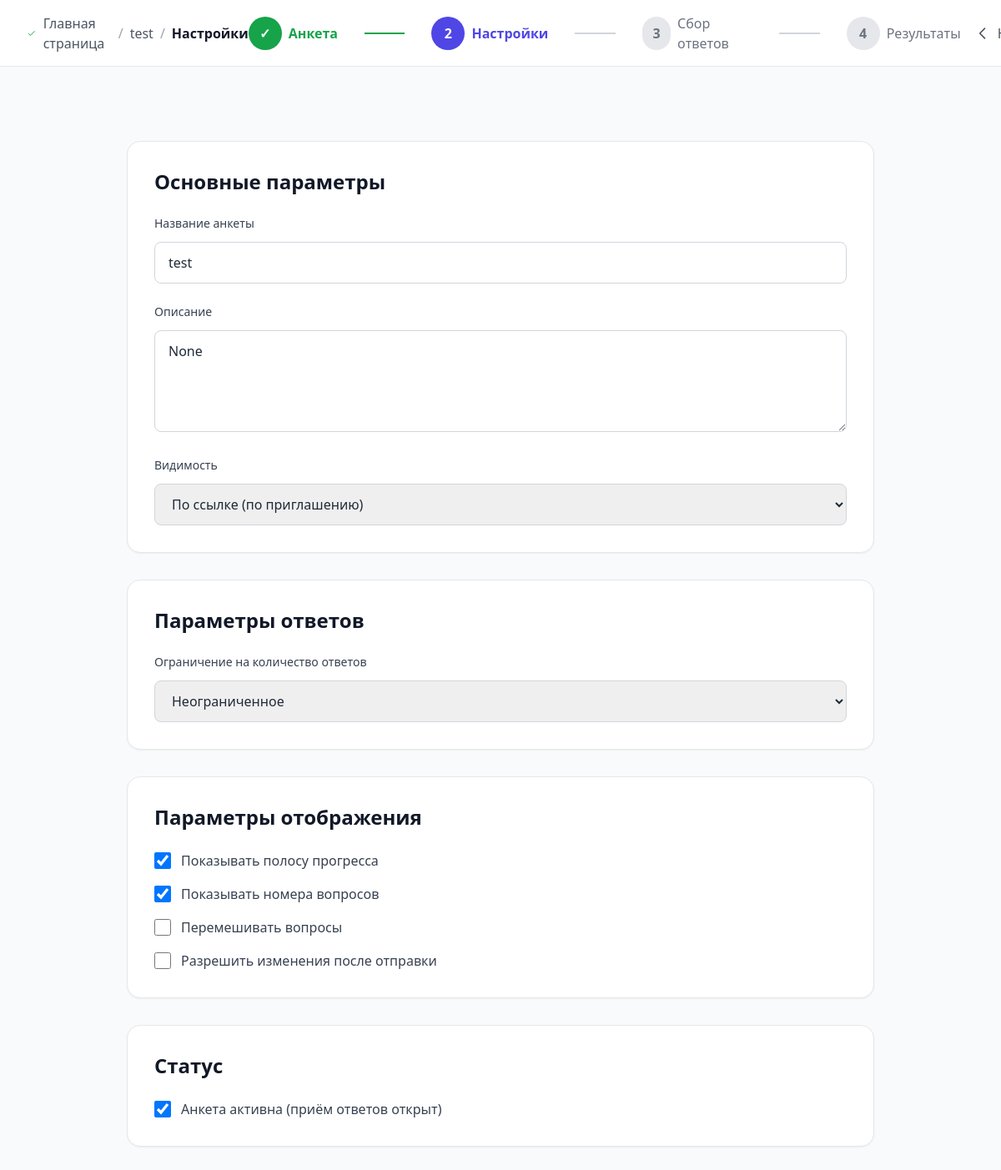
The app's page /survey/12/settings/ (signed in) with its own data.
### polls/models.py (models this page shows, shortened)
class Survey(models.Model):
    VISIBILITY_CHOICES = [
        ('private', 'Приватная'),
        ('link', 'По ссылке'),
        ('public', 'Публичная'),
    ]
    RESPONSE_CHOICES = [
        ('unlimited', 'Неограниченное'),
        ('limited', 'Ограниченное количество'),
        ('date_limit', 'До определённой даты'),
    ]
    author = models.ForeignKey(User, on_delete=models.CASCADE, related_name="surveys")
    name = models.CharField(max_length=255, verbose_name="Название анкеты")
    description = models.TextField(blank=True, null=True, verbose_name="Описание анкеты")
    survey_type = models.CharField(max_length=50, default='custom', verbose_name="Тип анкеты")
    state_json = models.JSONField(blank=True, null=True, verbose_name="Структура анкеты")
    visibility = models.CharField(max_length=20, choices=VISIBILITY_CHOICES, default='link', verbose_name="Видимость")
    response_type = models.CharField(max_length=20, choices=RESPONSE_CHOICES, default='unlimited', verbose_name="Ограничение ответов")
    response_limit = models.IntegerField(blank=True, null=True, verbose_name="Максимум ответов")
    response_deadline = models.DateTimeField(blank=True, null=True, verbose_name="Крайний срок")
    show_progress_bar = models.BooleanField(default=True, verbose_name="Показывать прогресс")
    show_question_numbers = models.BooleanField(default=True, verbose_name="Показывать номера вопросов")
    shuffle_questions = models.BooleanField(default=False, verbose_name="Перемешивать вопросы")
    allow_edit_after_submit = models.BooleanField(default=False, verbose_name="Разрешить изменения после отправки")
    is_active = models.BooleanField(default=True, verbose_name="Активна")
    created_at = models.DateTimeField(auto_now_add=True, verbose_name="Дата создания")
    updated_at = models.DateTimeField(auto_now=True, verbose_name="Дата обновления")
    class Meta:
        verbose_name = "Анкета"
        verbose_name_plural = "Анкеты"
        ordering = ['-created_at']

### polls/views.py (the view, shortened to what this page needs)
# urls.py: path('survey/<int:survey_id>/settings/', views.survey_settings, name='survey_settings'),
@login_required
@ensure_csrf_cookie
def survey_settings(request, survey_id):
    survey = get_object_or_404(Survey, id=survey_id, author=request.user)
    context = {
        'survey': survey,
        'survey_json': json.dumps({
            'id': survey.id,
            'name': survey.name,
            'description': survey.description,
            'visibility': survey.visibility,
            'response_type': survey.response_type,
            'response_limit': survey.response_limit,
            'response_deadline': survey.response_deadline,
            'show_progress_bar': survey.show_progress_bar,
            'show_question_numbers': survey.show_question_numbers,
            'shuffle_questions': survey.shuffle_questions,
            'allow_edit_after_submit': survey.allow_edit_after_submit,
            'is_active': survey.is_active,
        }, ensure_ascii=False)
    }
    return render(request, 'polls/survey_settings.html', context)

### polls/templates/polls/survey_settings.html (shortened to what this page needs)
{% extends "polls/base.html" %}
{% load static %}
{% block extra_css %}
<link rel="stylesheet" href="{% static 'polls/css/survey_builder.css' %}">
{% endblock %}
{% block content %}
<div class="fixed top-0 left-0 right-0 bg-white border-b z-40 h-20 flex items-center justify-between px-8">
  <div class="flex items-center gap-2 text-base">
    <svg class="w-5 h-5 text-green-600" fill="none" stroke="currentColor" viewBox="0 0 24 24">
      <path stroke-linecap="round" stroke-linejoin="round" stroke-width="2" d="M5 13l4 4L19 7"></path>
    </svg>
    <a href="{% url 'index' %}" class="text-gray-600 hover:text-indigo-600 transition">Главная страница</a>
    <span class="text-gray-400">/</span>
    <a href="{% url 'survey_edit' survey.id %}" class="text-gray-600 hover:text-indigo-600 transition">{{ survey.name }}</a>
    <span class="text-gray-400">/</span>
    <span class="text-gray-900 font-semibold">Настройки</span>
  </div>
  <div class="flex items-center gap-8">
    <div class="flex items-center gap-2">
      <div class="w-10 h-10 rounded-full bg-green-600 text-white flex items-center justify-center text-base font-semibold">✓</div>
      <a href="{% url 'survey_edit' survey.id %}" class="text-base font-semibold text-green-600 hover:text-green-700 transition">Анкета</a>
    </div>
    <div class="w-14 h-0.5 bg-green-600"></div>
    <div class="flex items-center gap-2">
      <div class="w-10 h-10 rounded-full bg-indigo-600 text-white flex items-center justify-center text-base font-semibold">2</div>
      <span class="text-base font-semibold text-indigo-600">Настройки</span>
    </div>
    <div class="w-14 h-0.5 bg-gray-300"></div>
    <div class="flex items-center gap-2">
      <div class="w-10 h-10 rounded-full bg-gray-200 text-gray-500 flex items-center justify-center text-base font-semibold">3</div>
      <a href="{% url 'survey_responses' survey.id %}" class="text-base text-gray-500 hover:text-indigo-600 transition">Сбор ответов</a>
    </div>
    <div class="w-14 h-0.5 bg-gray-300"></div>
    <div class="flex items-center gap-2">
      <div class="w-10 h-10 rounded-full bg-gray-200 text-gray-500 flex items-center justify-center text-base font-semibold">4</div>
      <a href="{% url 'survey_results' survey.id %}" class="text-base text-gray-500 hover:text-indigo-600 transition">Результаты</a>
    </div>
  </div>
  <div class="flex items-center gap-3">
    <a href="{% url 'survey_edit' survey.id %}" class="flex items-center gap-2 px-4 py-2 text-base text-gray-600 hover:bg-gray-100 rounded-lg transition">
      <svg class="w-5 h-5" fill="none" stroke="currentColor" viewBox="0 0 24 24">
        <path stroke-linecap="round" stroke-linejoin="round" stroke-width="2" d="M15 19l-7-7 7-7"></path>
      </svg>
      <span>Назад</span>
    </a>
  </div>
</div>
<div class="pt-20 min-h-screen bg-gray-50 p-8">
  <div class="max-w-4xl mx-auto">
    <div class="space-y-8">
      <div class="bg-white rounded-2xl p-8 shadow-sm border border-gray-200">
        <h2 class="text-2xl font-semibold text-gray-900 mb-6">Основные параметры</h2>
        <div class="space-y-6">
          <div>
            <label class="block text-sm font-medium text-gray-700 mb-3">Название анкеты</label>
            <input type="text" id="surveyName" class="w-full px-4 py-3 border border-gray-300 rounded-lg focus:ring-2 focus:ring-indigo-500 focus:border-transparent transition" value="{{ survey.name }}">
          </div>
          <div>
            <label class="block text-sm font-medium text-gray-700 mb-3">Описание</label>
            <textarea id="surveyDescription" rows="4" class="w-full px-4 py-3 border border-gray-300 rounded-lg focus:ring-2 focus:ring-indigo-500 focus:border-transparent transition">{{ survey.description }}</textarea>
          </div>
          <div>
            <label class="block text-sm font-medium text-gray-700 mb-3">Видимость</label>
            <select id="visibility" class="w-full px-4 py-3 border border-gray-300 rounded-lg focus:ring-2 focus:ring-indigo-500 focus:border-transparent transition">
              <option value="link" {% if survey.visibility == 'link' %}selected{% endif %}>По ссылке (по приглашению)</option>
            </select>
          </div>
        </div>
      </div>
      <div class="bg-white rounded-2xl p-8 shadow-sm border border-gray-200">
        <h2 class="text-2xl font-semibold text-gray-900 mb-6">Параметры ответов</h2>
        <div class="space-y-6">
          <div>
            <label class="block text-sm font-medium text-gray-700 mb-3">Ограничение на количество ответов</label>
            <select id="responseType" class="w-full px-4 py-3 border border-gray-300 rounded-lg focus:ring-2 focus:ring-indigo-500 focus:border-transparent transition">
              <option value="unlimited" {% if survey.response_type == 'unlimited' %}selected{% endif %}>Неограниченное</option>
            </select>
          </div>
        </div>
      </div>
      <div class="bg-white rounded-2xl p-8 shadow-sm border border-gray-200">
        <h2 class="text-2xl font-semibold text-gray-900 mb-6">Параметры отображения</h2>
        <div class="space-y-6">
          <div class="space-y-4">
            <label class="flex items-center cursor-pointer">
              <input type="checkbox" id="showProgressBar" class="w-5 h-5 rounded border-gray-300 text-indigo-600 focus:ring-indigo-500"
                {% if survey.show_progress_bar %}checked{% endif %}>
              <span class="ml-3 text-base text-gray-700">Показывать полосу прогресса</span>
            </label>
            <label class="flex items-center cursor-pointer">
              <input type="checkbox" id="showQuestionNumbers" class="w-5 h-5 rounded border-gray-300 text-indigo-600 focus:ring-indigo-500"
                {% if survey.show_question_numbers %}checked{% endif %}>
              <span class="ml-3 text-base text-gray-700">Показывать номера вопросов</span>
            </label>
            <label class="flex items-center cursor-pointer">
              <input type="checkbox" id="shuffleQuestions" class="w-5 h-5 rounded border-gray-300 text-indigo-600 focus:ring-indigo-500"
                {% if survey.shuffle_questions %}checked{% endif %}>
              <span class="ml-3 text-base text-gray-700">Перемешивать вопросы</span>
            </label>
            <label class="flex items-center cursor-pointer">
              <input type="checkbox" id="allowEditAfterSubmit" class="w-5 h-5 rounded border-gray-300 text-indigo-600 focus:ring-indigo-500"
                {% if survey.allow_edit_after_submit %}checked{% endif %}>
              <span class="ml-3 text-base text-gray-700">Разрешить изменения после отправки</span>
            </label>
          </div>
        </div>
      </div>
      <div class="bg-white rounded-2xl p-8 shadow-sm border border-gray-200">
        <h2 class="text-2xl font-semibold text-gray-900 mb-6">Статус</h2>
        <div class="space-y-6">
          <label class="flex items-center cursor-pointer">
            <input type="checkbox" id="isActive" class="w-5 h-5 rounded border-gray-300 text-indigo-600 focus:ring-indigo-500"
              {% if survey.is_active %}checked{% endif %}>
            <span class="ml-3 text-base text-gray-700">Анкета активна (приём ответов открыт)</span>
          </label>
        </div>
      </div>
    </div>
  </div>
</div>
{% endblock %}

### records on screen
Survey: name "test", description "None", visibility "По ссылке (по приглашению)", response_type "Неограниченное", show_progress_bar "☑", show_question_numbers "☑", is_active "☑"
